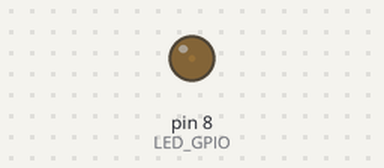
A program run on a simulated Raspberry Pi (header pin numbers). Parts: output pins drawn as LEDs (lit = HIGH).

Above: at 0.05 s.
At 0.9 s:
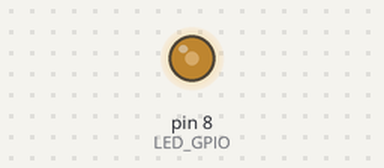
At 1.8 s:
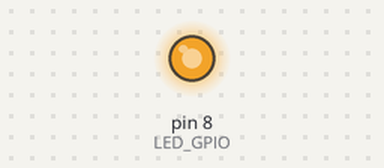
At 3.6 s:
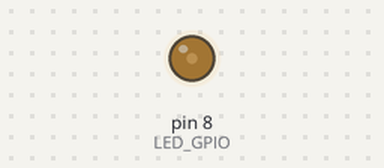
Timing chart, 0 to 5.3 s (numbered marks = the images above):
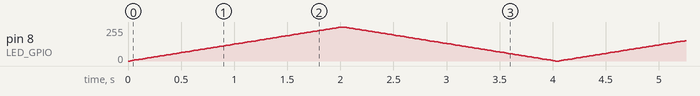

The program:

breathing_light.py
```python
#!/usr/bin/env python3
# -*- coding: utf-8 -*-

# GPIO控制LED亮度，制作呼吸灯效果
# http://blog.mangolovecarrot.net/2015/04/28/raspi-study02/
#
# 通过LED的电流越大，LED越亮，电流越小，LED越暗。如果可以控制输出电流
# 大小就可以控制LED的明暗了。
# 但是树莓派的各引脚并没有直接调整输出电流大小的功能。
# 我们先学习一个名词：脉宽调制(PWM)
# 简单的说，PWM技术就是不停的通断电路并控制通断持续的时间片段长度来控制
# 用电器在单位时间内实际得到的电能。
# 这么说好像还是复杂了，再简单点说，如果你的手足够快，打开电灯开关后
# 马上关闭，如果这个时间间隔足够短，灯丝还没有全部亮起来就暗下去了。
# 你再次打开电灯再关闭，再打开再关闭... 如果你一直保持相同的频率，
# 那么电灯应该会保持一个固定的亮度不变。理论上，你可以通过调整开灯持续
# 的时间长度和关灯持续的时间长度的比例就能得到不同亮度了。这个比例
# 被称为"占空比"。
# PWM就是差不多这个意思。
# 树莓派1代B型的26个针脚里，有一个特殊的GPIO口是支持硬件PWM的，不过
# 从B+开始不知道什么原因这个很实用的接口被去掉了。


import RPi.GPIO
import time

# 指定GPIO口的引脚编号: 主板编号模式或者BCM编号
RPi.GPIO.setmode(RPi.GPIO.BOARD)
#RPi.GPIO.setmode(RPi.GPIO.BCM)

# 不需要显示针脚警告消息
RPi.GPIO.setwarnings(False)

# 指定GPIO14(就是LED长针连接的GPIO针脚)的模式为输出模式
# 如果上面GPIO口的选定模式指定为主板模式的话，这里就应该指定8号而不是14号。
LED_GPIO = 8
RPi.GPIO.setup(LED_GPIO, RPi.GPIO.OUT)

# 创建一个 PWM 实例，需要两个参数，第一个是GPIO端口号，这里我们用14号
# 第二个是频率（Hz），频率越高LED看上去越不会闪烁，相应对CPU要求就越高，
# 设置合适的值就可以
pwm = RPi.GPIO.PWM(LED_GPIO, 80)

# 启用 PWM，参数是占空比，范围：0.0 <= 占空比 >= 100.0
pwm.start(0)

while True:
    try:
        # 电流从小到大，LED由暗到亮
        for i in range(0, 101):
            # 更改占空比
            pwm.ChangeDutyCycle(i)
            time.sleep(.02)
        # 再让电流从大到小，LED由亮变暗
        for i in range(100, -1, -1):
            pwm.ChangeDutyCycle(i)
            time.sleep(.02)
    except KeyboardInterrupt:
        print("\nexit")
        break
    except:
        print("error")
        break;

# 停用 PWM
pwm.stop()

# 最后清理GPIO口，建议每次程序结束时清理一下，好习惯
RPi.GPIO.cleanup()
```
